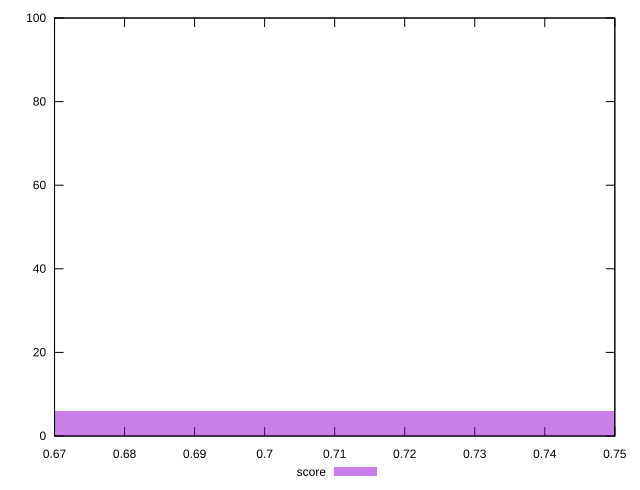

Generate this figure with gnuplot:
reset

$score <<EOF
0.8 94
0.7000000000000001 6
EOF

set key outside below
set boxwidth 0.1
set xrange [0.67:0.75]
set yrange [0:100]
set trange [0:100]
set style fill transparent solid 0.5 noborder
set terminal svg size 640, 490 enhanced background rgb 'white'
set output "report_00009_2021-02-08T22-37-41.559Z/uses-text-compression/samples/pages+cached+noadtech+nomedia/score/histogram.svg"

plot $score title "score" with boxes

reset
